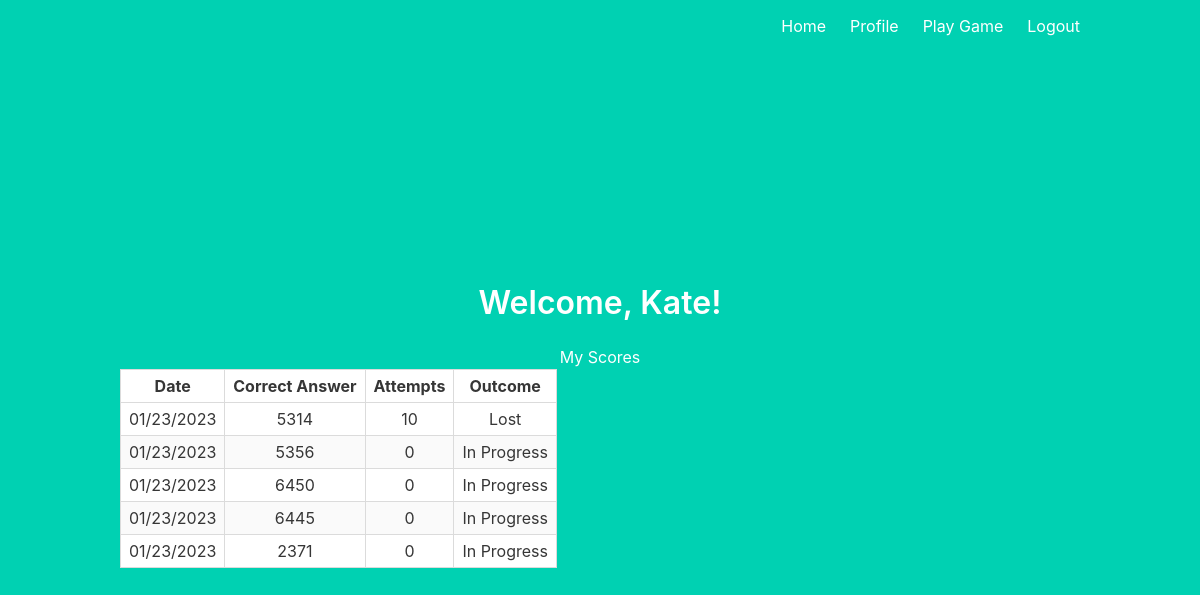
The app's page /profile (signed in) with its own data.
### project/models.py (models this page shows)
class User(UserMixin, db.Model):
    id = db.Column(db.Integer, primary_key=True) # primary keys are required by SQLAlchemy
    email = db.Column(db.String(100), unique=True)
    password = db.Column(db.String(100))
    name = db.Column(db.String(1000))
    current_game = db.Column(db.Integer)

class CurrentGame(db.Model):
	id = db.Column(db.Integer, primary_key=True)# primary keys are required by SQLAlchemy
	date = db.Column(db.String(100))
	correct_answer = db.Column(db.String(100))
	user_email = db.Column(db.String(100))
	status = db.Column(db.String(100))
	attempt = db.Column(db.Integer)

### project/main.py (the view)
@main.route('/profile')
@login_required
def profile():
	game_records = CurrentGame.query.filter_by(user_email= current_user.email)
	return render_template('profile.html', name=current_user.name, game_records=game_records)

### project/__init__.py (called while the page is built)
def create_app():
    app = Flask(__name__)
    app.config['SECRET_KEY'] = 'secret-key-goes-here'
    app.config['SQLALCHEMY_DATABASE_URI'] = 'sqlite:///db.sqlite'
    db.init_app(app)
    db.init_app(app)
    login_manager = LoginManager()
    login_manager.login_view = 'auth.login'
    login_manager.init_app(app)
    from .models import User
    @login_manager.user_loader
    def load_user(user_id):
        return User.query.get(int(user_id))
    from . import models
    with app.app_context():
        db.create_all()
    from .auth import auth as auth_blueprint
    app.register_blueprint(auth_blueprint)
    from .main import main as main_blueprint
    app.register_blueprint(main_blueprint)
    return app

### project/templates/profile.html
{% extends "base.html" %}
{% block content %}
<h1 class="title">
  Welcome, {{ name }}!
</h1>
<h1 id="scores">
	My Scores
</h1>
 	<table id="data" class="table is-bordered is-striped is-narrow is-hoverable">
    <thead>
      <tr>
        <th>Date</th>
        <th>Correct Answer</th>
        <th>Attempts</th>
        <th>Outcome</th>
      </tr>
    </thead>
    <tbody>
      {% for n in game_records %}
        <tr>
          <td>{{ n.date }}</td>
          <td>{{ n.correct_answer }}</td>
          <td>{{ n.attempt }}</td>
          <td>{{ n.status }}</td>
        </tr>
      {% endfor %}
    </tbody>
  </table>
{% endblock %}

### project/templates/base.html (shortened to what this page needs)
<!DOCTYPE html>
<html>
<head>
    <link rel="stylesheet" href="https://cdnjs.cloudflare.com/ajax/libs/bulma/0.7.2/css/bulma.min.css" />
</head>
<body>
    <section class="hero is-primary is-fullheight">
        <div class="hero-head">
            <nav class="navbar">
                <div class="container">
                    <div id="navbarMenuHeroA" class="navbar-menu">
                        <div class="navbar-end">
                            <a href="{{ url_for('main.index') }}" class="navbar-item">
                                Home
                            </a>
                             {% if current_user.is_authenticated %}
    <a href="{{ url_for('main.profile') }}" class="navbar-item">
        Profile
    </a>
    <a href="{{ url_for('main.game') }}" class="navbar-item">
        Play Game
    </a>
    {% endif %}
    {% if current_user.is_authenticated %}
    <a href="{{ url_for('auth.logout') }}" class="navbar-item">
        Logout
    </a>
    {% endif %}
                        </div>
                    </div>
                </div>
            </nav>
        </div>
        <div class="hero-body">
            <div class="container has-text-centered">
               {% block content %}
               {% endblock %}
            </div>
        </div>
    </section>
</body>
</html>

### records on screen
User: name "Kate"
CurrentGame: date "01/23/2023", correct_answer "5314", attempt "10", status "Lost"
CurrentGame: date "01/23/2023", correct_answer "5356", attempt "0", status "In Progress"
CurrentGame: date "01/23/2023", correct_answer "6450", attempt "0", status "In Progress"
CurrentGame: date "01/23/2023", correct_answer "6445", attempt "0", status "In Progress"
CurrentGame: date "01/23/2023", correct_answer "2371", attempt "0", status "In Progress"
